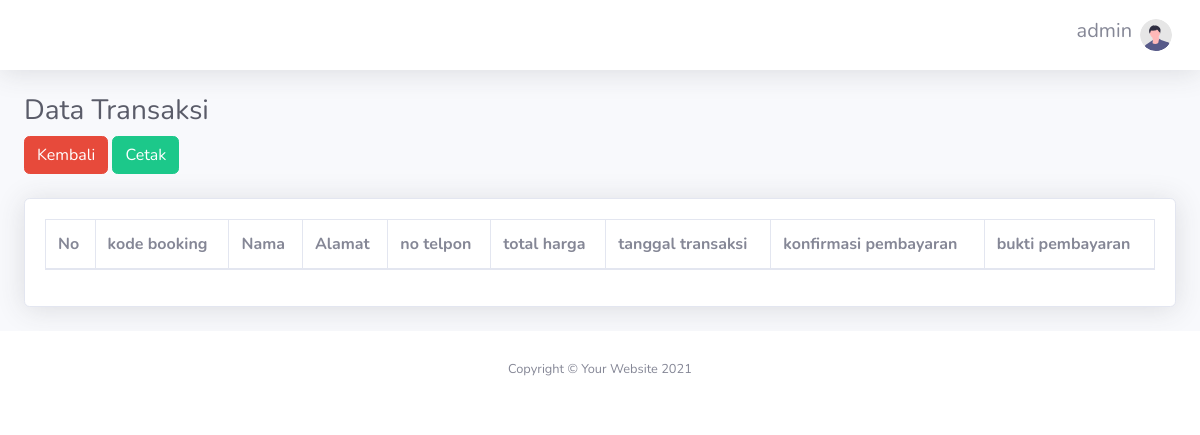
Before: /admin/transaksi/filter.php (signed in) with the older database file.
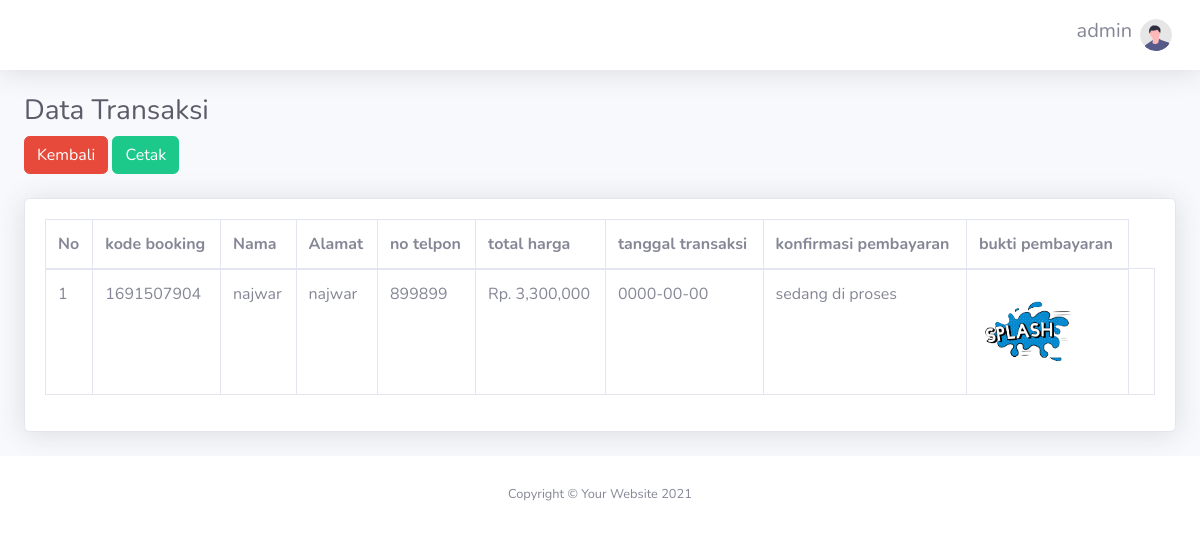
After: the same page with the newer database file.
### tables this page shows
CREATE TABLE `booking` (
  `id_booking` int(11) NOT NULL,
  `id_login` int(11) NOT NULL,
  `kode_booking` varchar(255) NOT NULL,
  `nama` varchar(255) NOT NULL,
  `alamat` varchar(255) NOT NULL,
  `no_tlp` varchar(15) NOT NULL,
  `total_harga` int(11) NOT NULL,
  `konfirmasi_pembayaran` varchar(50) NOT NULL,
  `bukti` varchar(100) NOT NULL,
  `tanggal` date NOT NULL
);

### admin/transaksi/filter.php (the view, shortened to what this page needs)
<?php
include '../header2.php';
include '../../koneksi.php';
$tanggalAwal = $_POST['tanggal_awal'];
$tanggalAkhir = $_POST['tanggal_akhir'];
$query = "SELECT * FROM booking WHERE tanggal BETWEEN '$tanggalAwal' AND '$tanggalAkhir' ORDER BY tanggal DESC";
$hasil = mysqli_query($connection, $query);
?>
<div id="wrapper">
    <div id="content-wrapper" class="d-flex flex-column">
        <div id="content">
            <nav class="navbar navbar-expand navbar-light bg-white topbar mb-4 static-top shadow">
                <ul class="navbar-nav ml-auto">
                    <li class="nav-item dropdown no-arrow">
                        <a class="nav-link dropdown-toggle" href="#" id="userDropdown" role="button" data-toggle="dropdown" aria-haspopup="true" aria-expanded="false">
                            <span class="mr-2 d-none d-lg-inline text-gray-600 small">
                                <h5><?= $_SESSION['user']['username']; ?></h5>
                            </span>
                            <img class="img-profile rounded-circle" src="../img/undraw_profile.svg">
                        </a>
                    </li>
                </ul>
            </nav>
            <div class="container-fluid">
                <h1 class="h3 mb-2 text-gray-800">Data Transaksi</h1>
                <a href="transaksi.php" class="btn btn-danger">Kembali</a>
                <a href="cetak.php?tgla=<?= $tanggalAwal ?>&tglb=<?= $tanggalAkhir ?>" class="btn btn-success"  target="_blank">Cetak</a><br><br>
                <div class="card shadow mb-4">
                    <div class="card-body">
                        <div class="table-responsive">
                            <table class="table table-bordered" id="dataTable" width="100%" cellspacing="0">
                                <thead>
                                    <tr>
                                        <th>No</th>
                                        <th>kode booking</th>
                                        <th>Nama</th>
                                        <th>Alamat</th>
                                        <th>no telpon</th>
                                        <th>total harga</th>
                                        <th>tanggal transaksi</th>
                                        <th>konfirmasi pembayaran</th>
                                        <th>bukti pembayaran</th>
                                    </tr>
                                </thead>
                                <tbody>
                                    <?php
                                    $no = 1;
                                    foreach ($hasil as $isi) {
                                    ?>
                                        <tr>
                                            <td><?= $no; ?></td>
                                            <td><?= $isi['kode_booking']; ?></td>
                                            <td><?= $isi['nama']; ?></td>
                                            <td><?= $isi['alamat']; ?></td>
                                            <td><?= $isi['no_tlp']; ?></td>
                                            <td>Rp. <?= number_format($isi['total_harga']); ?></td>
                                            <td><?= $isi['tanggal']; ?></td>
                                            <td><?= $isi['konfirmasi_pembayaran']; ?></td>
                                            <td><img src="../../images/<?= $isi['bukti']; ?>" width="100px"></td>
                                            <td><input type="text" value="<?= $tanggalAwal; ?>" hidden></td>
                                        </tr>
                                    <?php $no++;
                                    } ?>
                                </tbody>
                            </table>
                        </div>
                    </div>
                </div>
            </div>
        </div>
    </div>
</div>
<?php
include '../footer2.php';
?>

### admin/header2.php (shortened to what this page needs)
<!DOCTYPE html>
<html lang="en">
<head>
    <link href="../vendor/fontawesome-free/css/all.min.css" rel="stylesheet" type="text/css">
    <link href="../css/sb-admin-2.min.css" rel="stylesheet">
</head>
<body id="page-top">

### admin/footer2.php (shortened to what this page needs)
<footer class="sticky-footer bg-white">
    <div class="container my-auto">
        <div class="copyright text-center my-auto">
            <span>Copyright &copy; Your Website 2021</span>
        </div>
    </div>
</footer>
</body>
</html>

Changed rows visible on the page:
added booking: kode_booking "1691507904", nama "najwar", alamat "najwar", no_tlp "899899", total_harga "3,300,000", tanggal "0000-00-00", konfirmasi_pembayaran "sedang di proses", bukti (picture)
